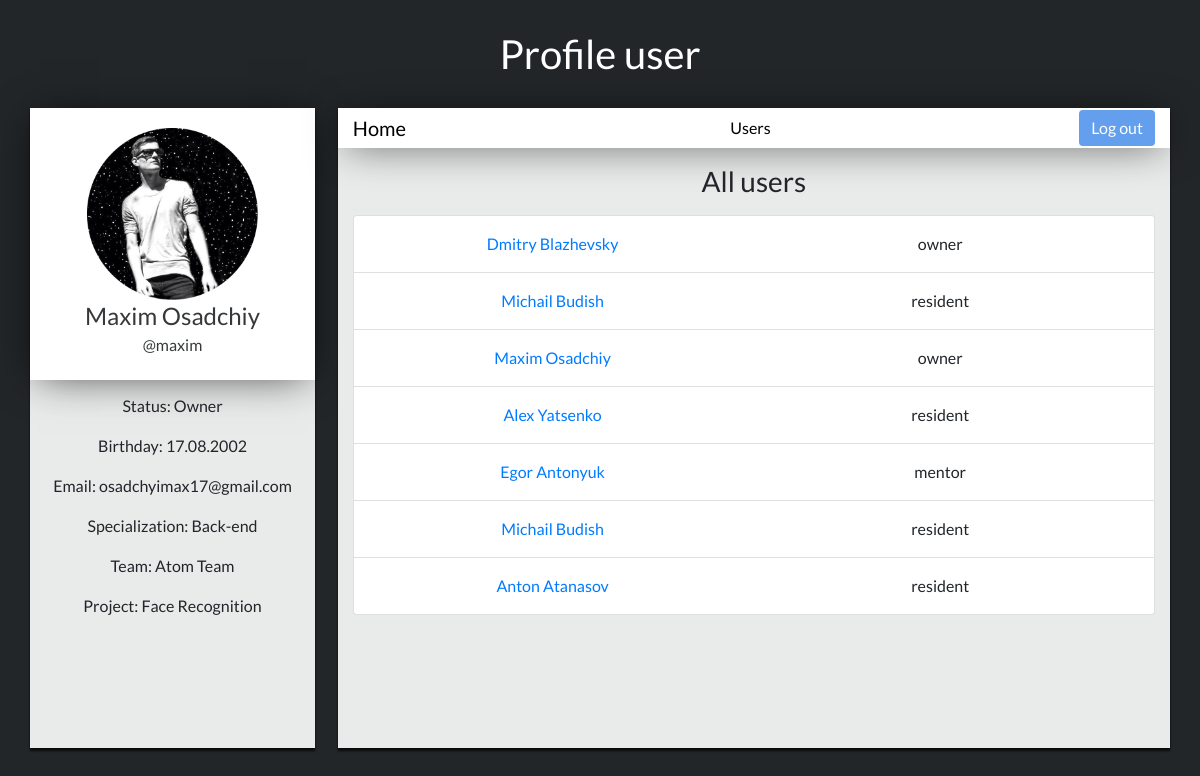
/users-user, run on the app's committed database.
### login/models.py (models this page shows, shortened)
class User(models.Model):
    superuser = models.IntegerField(default=None)
    name = models.CharField(max_length=30)
    surname = models.CharField(max_length=30)
    username = models.CharField(max_length=30)
    password = models.CharField(max_length=150)
    status = models.CharField(max_length=15)
    birth_date = models.DateTimeField()
    email = models.EmailField(max_length=30, null=True)
    specialization = models.CharField(max_length=30)
    team = models.CharField(max_length=50)
    project = models.CharField(max_length=50)
    last_seen = models.DateTimeField(auto_now=True)
    profile_photo = models.ImageField(upload_to='profile_photos')

### login/views.py (the view)
# urls.py: path('users-user', views.list_users_user, name='users_user'),
def list_users_user(request):
    residents = User.objects.filter(status='resident').count()
    mentors = User.objects.filter(status='mentor').count()
    owners = User.objects.filter(status='owner').count()
    users_list = User.objects.all()
    return render(request, 'users-user/index.html', {'list_users': users_list,'residents': residents,'mentors': mentors,'owners': owners})

### login/templates/users-user/index.html (shortened to what this page needs)
{% extends 'index-user-base.html' %}
{% block info_user %}
{% load staticfiles %}
<link rel="stylesheet" media="all" href="{% static 'css/home-user.css' %}" type="text/css">
<link rel="stylesheet" media="all" href="{% static 'css/base.css' %}" type="text/css">
    <div>
        {% if list_residents %}
            <h3 class="list-text">Residents List</h3>
        {% elif list_mentors %}
            <h3 class="list-text">Mentors List</h3>
        {% elif list_owners %}
            <h3 class="list-text">Owners List</h3>
        {% elif list_users %}
            <h3 class="list-text">All users</h3>
        {% endif %}
        <div class="container">
            <div class="row" style="padding: 5%;padding-top: 0;padding-left:0;padding-right:0;">
              <div class="col">
                <div class="userjoin-block">
                    <ul class="list-group">
                        {% for item in list_users %}
                            <li class="list-group-item">
                                <div class="container list-group">
                                    <div class="row">
                                        <div class="col-sm">
                                                <a href="/user-users/{{ item.id }}"><p style="text-align:center;margin: 0;line-height: 2;">{{ item.name }} {{ item.surname }}</p></a>
                                        </div>
                                        <div class="col-sm">
                                            <p class="list-text" style="text-align:center;margin: 0;line-height: 2;">{{item.status}}</p>
                                        </div>
                                    </div>
                                </div>
                            </li>
                        {% endfor %}
                    </ul>
                </div>
            </div>
        </div>
    </div>
    </div>
{% endblock %}

### login/static/css/base.css (style rules this page uses)
body { font-family: 'Lato', cursive; }
.userjoin-block { overflow-y: scroll; max-height: 50vh; }
.list-text { text-align: center; margin: 2%; }

### login/static/css/home-user.css (style rules this page uses)
body { background: #222629; font-family: 'Lato', cursive; }

### data on the page
User: name "Dmitry", surname "Blazhevsky", status "owner"
User: name "Michail", surname "Budish", status "resident"
User: name "Maxim", surname "Osadchiy", status "owner"
User: name "Alex", surname "Yatsenko", status "resident"
User: name "Egor", surname "Antonyuk", status "mentor"
User: name "Michail", surname "Budish", status "resident"
User: name "Anton", surname "Atanasov", status "resident"
